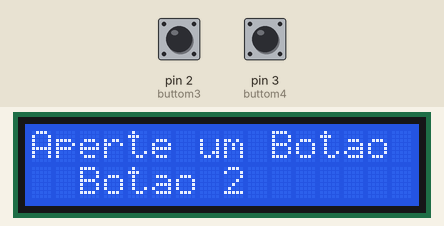
Simulated run of this sketch. Board: Arduino Uno, built with avr-gcc and run on an emulated ATmega328P. Parts: 16×2 character LCD. The inputs (shaded band) are chosen by the test bench; at power-on: pin 2 (buttom3) HIGH, pin 3 (buttom4) HIGH.

Above: at 1.2 s.
1.3 s: pin 2 (buttom3) pulled LOW for 0.15 s
At 1.48 s:
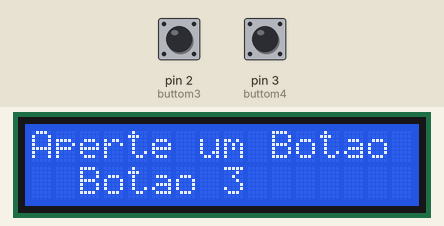
3.1 s: pin 3 (buttom4) pulled LOW for 0.15 s
At 3.28 s:
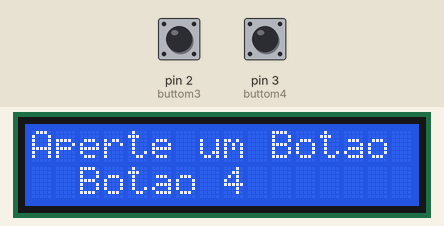
Timing chart, 0 to 6.1 s (numbered marks = the images above; inputs shaded):
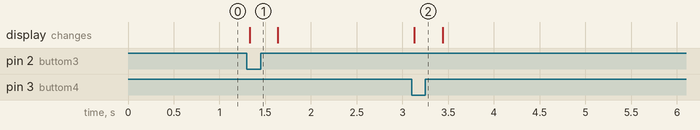

The sketch:

Interface_Homem-Maquina_Com_Display_LCD_I2C.ino
```cpp
#include <Wire.h>
#include <LiquidCrystal_I2C.h>

LiquidCrystal_I2C lcd(0x27, 16, 2);

#define buttom1 0
#define buttom2 1
#define buttom3 2
#define buttom4 3

int b1 = 0, b2 = 0, b3 = 0, b4 = 0;  // Testa o nível lógico de cada botão

void setup() {

  lcd.init();
  lcd.setBacklight(HIGH);
  lcd.clear();
  Serial.begin(9600);

  lcd.print("Aperte um Botao");

  pinMode(buttom1, INPUT);
  pinMode(buttom2, INPUT);
  pinMode(buttom3, INPUT);
  pinMode(buttom4, INPUT);
}

void loop() {

  b1 = digitalRead(buttom1);
  b2 = digitalRead(buttom2);
  b3 = digitalRead(buttom3);
  b4 = digitalRead(buttom4);

  if (b1 == LOW) {
    lcd.setCursor(2, 1);  // 2 = Duas colunas para a direita. 1 = Segunda linha
    lcd.print("Botao 1");
  }

  if (b2 == LOW) {
    lcd.setCursor(2, 1);  // 2 = Duas colunas para a direita. 1 = Segunda linha
    lcd.print("Botao 2");
  }

  if (b3 == LOW) {
    lcd.setCursor(2, 1);  // 2 = Duas colunas para a direita. 1 = Segunda linha
    lcd.print("Botao 3");
  }

  if (b4 == LOW) {
    lcd.setCursor(2, 1);  // 2 = Duas colunas para a direita. 1 = Segunda linha
    lcd.print("Botao 4");
  }
}
```

Measured:
- after the input at 1.3 s, the display: changes at once (image 1)
- after the input at 3.1 s, the display: changes at once (image 2)
